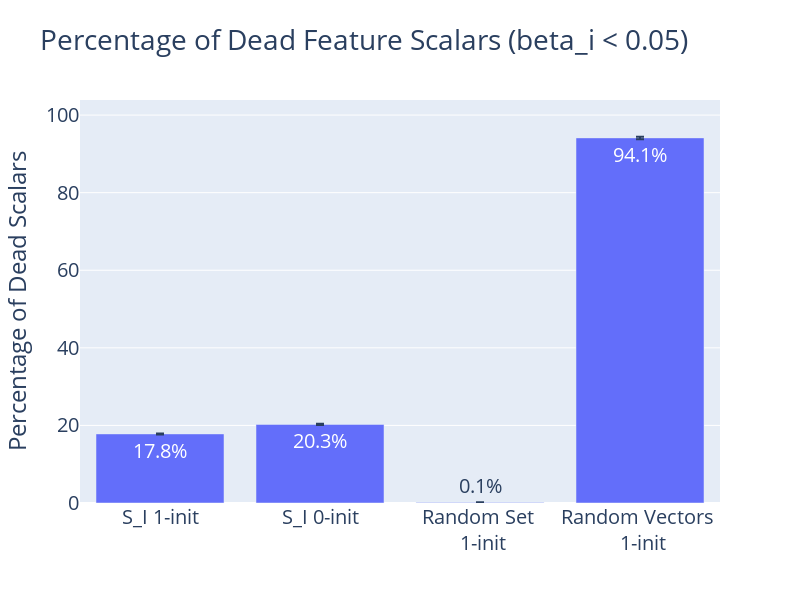

This figure's notebook cell:
### Code cell
# Load all one init scalers
threshold = 5e-2

thres_one_init = (one_init_scalers < threshold).mean(axis=1)
thres_zero_init = (zero_init_scalers < threshold).mean(axis=1)
thres_random_indices = (random_indices_scalers < threshold).mean(axis=1)
thres_random_sources = (random_sources_scalers < threshold).mean(axis=1)


one_init_mean = thres_one_init.mean() * 100
zero_init_mean = thres_zero_init.mean() * 100
random_indices_mean = thres_random_indices.mean() * 100
random_sources_mean = thres_random_sources.mean() * 100

one_init_std = thres_one_init.std() * 100
zero_init_std = thres_zero_init.std() * 100
random_indices_std = thres_random_indices.std() * 100
random_sources_std = thres_random_sources.std() * 100

# Create bar plot
fig = px.bar(
    x=["S_I 1-init", "S_I 0-init", "Random Set <br> 1-init", "Random Vectors <br> 1-init"],
    y=[one_init_mean, zero_init_mean, random_indices_mean, random_sources_mean],
    error_y=[one_init_std, zero_init_std, random_indices_std, random_sources_std],
    title=f"Percentage of Dead Feature Scalars (beta_i < {threshold:.1})",
)

# Add text annotations
fig.update_traces(texttemplate='%{y:.1f}%', textposition='auto')

# Update layout
fig.update_layout(
    font=dict(size=20),
    width=800,
    height=600,
    yaxis_title="Percentage of Dead Scalars",
    xaxis_title=""
)

# Add min/max annotations for each bar
y_positions = [one_init_mean, zero_init_mean, random_indices_mean, random_sources_mean]
stds = [one_init_std, zero_init_std, random_indices_std, random_sources_std]
x_positions = ["1-init", "0-init", "Random Set <br> 1-init", "Random Vectors <br> 1-init"]


# Set y-axis range from 0 to slightly above max
max_y = max(one_init_mean + one_init_std, 
            zero_init_mean + zero_init_std,
            random_indices_mean + random_indices_std,
            random_sources_mean + random_sources_std)
fig.update_layout(yaxis_range=[0, max_y * 1.1])

fig.show()
fig.write_image(PLOTS_DIR / "scaler_dead_scalars.png")

### Figure 1 — Plotly figure (JSON) as saved in the notebook; plotly's stock layout.template omitted (floating-point values rounded to 4 significant figures)
{"data": [{"alignmentgroup": "True", "error_y": {"array": [0.1268, 0.1462, 0.02969, 0.3235]}, "hovertemplate": "x=%{x}<br>y=%{y}<extra></extra>", "legendgroup": "", "marker": {"color": "#636efa", "pattern": {"shape": ""}}, "name": "", "offsetgroup": "", "orientation": "v", "showlegend": false, "textposition": "auto", "texttemplate": "%{y:.1f}%", "type": "bar", "x": ["S_I 1-init", "S_I 0-init", "Random Set <br> 1-init", "Random Vectors <br> 1-init"], "xaxis": "x", "y": [17.81, 20.26, 0.1469, 94.12], "yaxis": "y"}], "layout": {"barmode": "relative", "font": {"size": 20}, "height": 600, "legend": {"tracegroupgap": 0}, "title": {"text": "Percentage of Dead Feature Scalars (beta_i < 0.05)"}, "width": 800, "xaxis": {"anchor": "y", "domain": [0, 1], "title": {"text": ""}}, "yaxis": {"anchor": "x", "domain": [0, 1], "range": [0, 103.9], "title": {"text": "Percentage of Dead Scalars"}}}}
